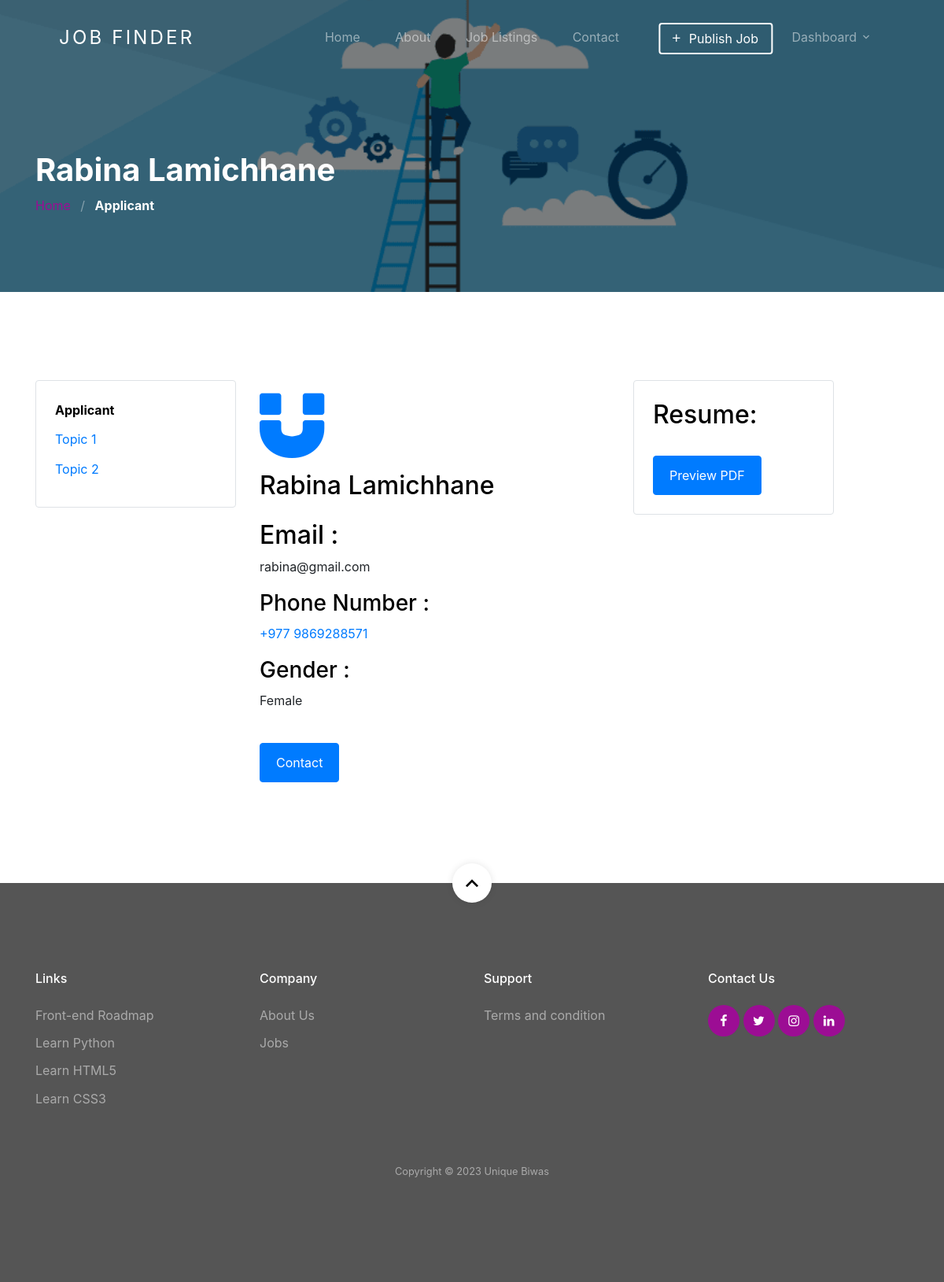
The page /dashboard/employer/applicant/5/ (signed in) on the database as committed earlier.
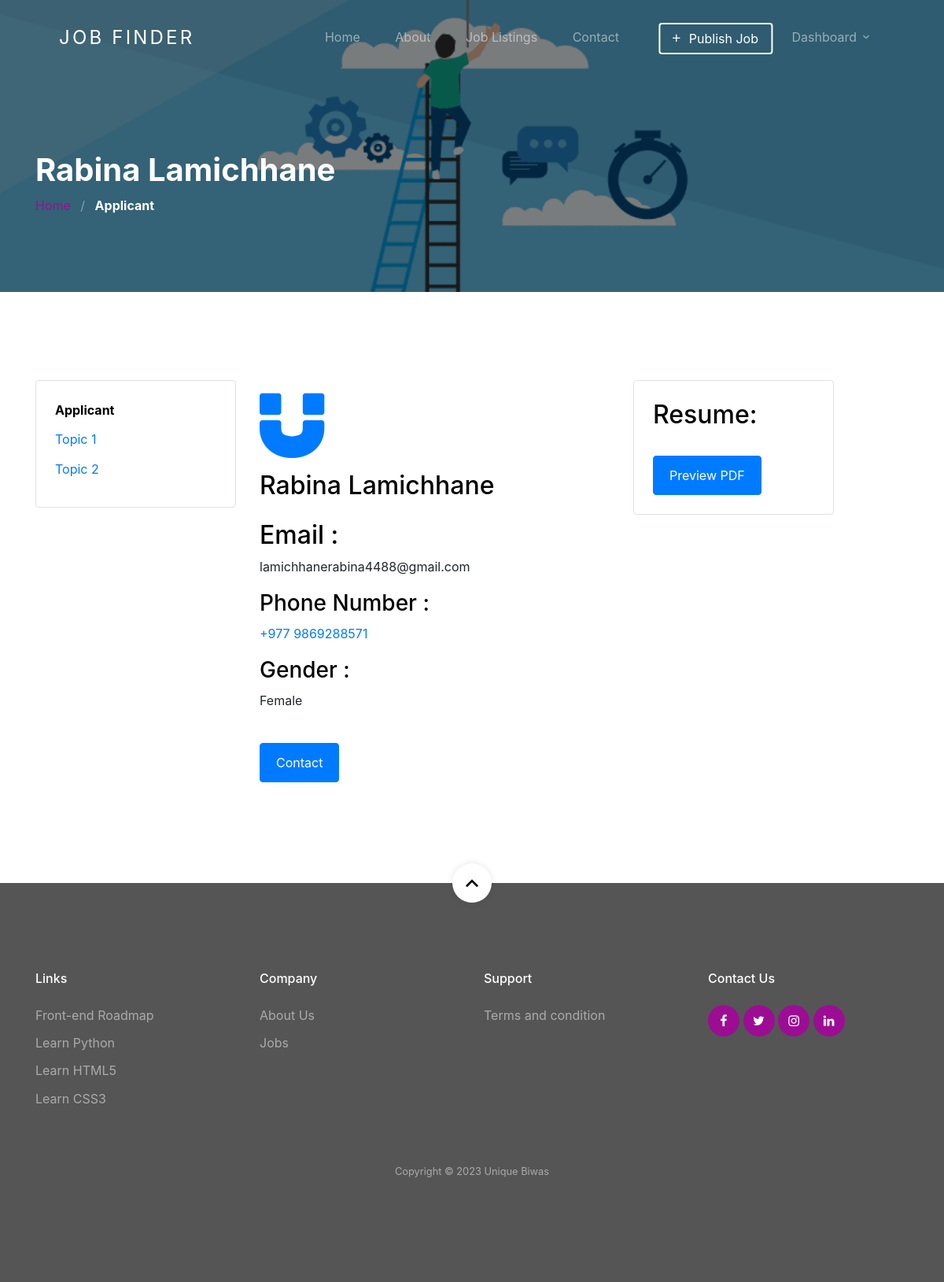
The same page on the database as committed later.
### account/models.py (models this page shows, shortened)
class User(AbstractUser):
    username = None
    email = models.EmailField(unique=True, blank=False,
                              error_messages={
                                  'unique': "A user with that email already exists.",
                              })
    role = models.CharField(choices=ROLE,  max_length=10)
    gender = models.CharField(choices=JOB_TYPE, max_length=1)
    phone_number = models.CharField(max_length=10, null=True, blank=True)  # Store phone number as a string
    pdf_document = models.FileField(upload_to='pdf_documents/')
    USERNAME_FIELD = "email"
    REQUIRED_FIELDS = []
    def get_full_name(self):
        return self.first_name+ ' ' + self.last_name
    objects = CustomUserManager()

### jobapp/permission.py (the view)
    def wrap(request, *args, **kwargs):
        if request.user.role == 'employer':
            return function(request, *args, **kwargs)
        else:
            raise PermissionDenied

### jobapp/permission.py (called while the page is built)
def user_is_employer(function):
    def wrap(request, *args, **kwargs):
        if request.user.role == 'employer':
            return function(request, *args, **kwargs)
        else:
            raise PermissionDenied
    return wrap

### jobapp/views.py (called while the page is built)
@login_required(login_url=reverse_lazy('account:login'))
@user_is_employer
def applicant_details_view(request, id):
    applicant = get_object_or_404(User, id=id)
    context = {
        'applicant': applicant
    }
    return render(request, 'jobapp/applicant-details.html', context)

### template/jobapp/applicant-details.html
{% extends 'base.html' %}
{% load static %}
{% block content %}
    <section class="section-hero overlay inner-page bg-image" style="background-image: url('{% static 'images/bgrr.jpg' %}');" id="home-section">
      <div class="container">
        <div class="row">
          <div class="col-md-7">
            <h1 class="text-white font-weight-bold">{{ applicant.get_full_name }}</h1>
            <div class="custom-breadcrumbs">
              <a href="{% url 'jobapp:home' %}">Home</a> <span class="mx-2 slash">/</span>
              <span class="text-white"><strong>Applicant</strong></span>
            </div>
          </div>
        </div>
      </div>
    </section>
    <section class="site-section block__18514" id="next-section">
      <div class="container">
        <div class="row">
          <div class="col-lg-3">
            <div class="border p-4 rounded">
              <ul class="list-unstyled block__47528 mb-0">
                <li><span class="active">Applicant</span></li>
                <li><a href="#">Topic 1</a></li>
                <li><a href="#">Topic 2</a></li>
              </ul>
            </div>
          </div>
          <div class="col-lg-5">
            <span class="text-primary d-block mb-6"><span class="icon-magnet display-1"></span></span>
            <h2 class="mb-4">{{ applicant.get_full_name }}</h2>
            <p><h2>Email :</h2>{{ applicant.email }}</p>
            <p><h3>Phone Number :</h3><a href="tel:+977{{ applicant.phone_number }}">+977 {{ applicant.phone_number }}</a></p>
            <p><h3>Gender :</h3>
                {% if applicant.gender == 'M' %}
                    Male
                {% else %}
                    Female
                {% endif %}
            </p>
            <p><a href="mailto:{{ applicant.email }}" class="btn btn-primary btn-md mt-4">Contact</a></p>
          </div>
          <div class="col-lg-3">
            <div class="border p-4 rounded">
                <h2>Resume:</h2>
                {% if applicant.pdf_document %}
              <a href="{{ applicant.pdf_document.url }}" target="_blank" class="btn btn-primary btn-md mt-4">Preview PDF</a>
              {% else %}
              No PDF Available
              {% endif %}
            </div>
          </div>
        </div>
      </div>
    </section>
{% endblock %}

### template/base.html (shortened to what this page needs)
<!DOCTYPE html>
<html>
      {% include 'head.html' %}
      <body id="top">
            {% include 'header.html' %}
            {% block content %}{% endblock %}
            {% include 'footer.html' %}
      </body>
</html>

### template/head.html (shortened to what this page needs)
{% load static %}
<head>
    <link rel="stylesheet" href="{% static 'css/custom-bs.css' %}">
    <link rel="stylesheet" href="{% static 'css/jquery.fancybox.min.css' %}">
    <link rel="stylesheet" href="{% static 'css/bootstrap-select.min.css' %}">
    <link rel="stylesheet" href="{% static 'fonts/icomoon/style.css' %}">
    <link rel="stylesheet" href="{% static 'fonts/line-icons/style.css' %}">
    <link rel="stylesheet" href="{% static 'css/owl.carousel.min.css' %}">
    <link rel="stylesheet" href="{% static 'css/animate.min.css' %}">
    <link rel="stylesheet" href="{% static 'css/bootstrap-datepicker.css' %}">
    <link rel="stylesheet" href="https://maxcdn.bootstrapcdn.com/bootstrap/4.5.2/css/bootstrap.min.css">
    <link rel="stylesheet" href="{% static 'css/style.css' %}">
</head>

### template/header.html (shortened to what this page needs)
<div class="site-wrap">
  <header class="site-navbar mt-3">
    <div class="container-fluid">
      <div class="row align-items-center">
        <div class="site-logo col-6"><a href="{% url 'jobapp:home' %}">Job Finder</a></div>
        <nav class="mx-auto site-navigation">
          <ul class="site-menu js-clone-nav d-none d-xl-block ml-0 pl-0">
            <li><a href="{% url 'jobapp:home' %}" class="nav-link">Home</a></li>
            <li><a href="{% url 'jobapp:about_us' %}">About</a></li>
            <li><a href="{% url 'jobapp:job-list' %}">Job Listings</a></li>
            <li><a href="{% url 'jobapp:contact_us' %}">Contact</a></li>
          </ul>
        </nav>
        <div class="right-cta-menu text-right d-flex aligin-items-center col-6">
          <div class="ml-auto">
            <div class="site-navigation fix">
              <ul class="site-menu js-clone-nav d-none d-xl-block ml-0 pl-0">
                {% if user.is_authenticated and user.role == 'employer'  %}
                <a href="{% url 'jobapp:create-job' %}"
                  class="js-clone-nav pr-3 btn btn-outline-white border-width-2 d-none d-lg-inline-block"><span
                    class="mr-2 icon-add"></span>Publish Job</a>
                    <li class="pr-3 has-children">
                      <a>Dashboard</a>
                    </li>
                {% endif %}
              </ul>
            </div>
      </div>
    </div>
  </header>

### template/footer.html (shortened to what this page needs)
    <footer class="site-footer">
      <a href="#top" class="smoothscroll scroll-top">
        <span class="icon-keyboard_arrow_up"></span>
      </a>
      <div class="container">
        <div class="row mb-5">
          <div class="col-6 col-md-3 mb-4 mb-md-0">
            <h3>Links</h3>
            <ul class="list-unstyled">
              <li><a href="https://roadmap.sh/frontend">Front-end Roadmap</a></li>
              <li><a href="https://www.python.org/">Learn Python</a></li>
              <li><a href="https://html.com/html5/">Learn HTML5</a></li>
              <li><a href="https://www.tutorialrepublic.com/css-tutorial/">Learn CSS3</a></li>
            </ul>
          </div>
          <div class="col-6 col-md-3 mb-4 mb-md-0">
            <h3>Company</h3>
            <ul class="list-unstyled">
              <li><a href="{% url 'jobapp:about_us' %}">About Us</a></li>
              <li><a href="{% url 'jobapp:job-list' %}">Jobs</a></li>
            </ul>
          </div>
          <div class="col-6 col-md-3 mb-4 mb-md-0">
            <h3>Support</h3>
            <ul class="list-unstyled">
              <li><a href="{% url 'jobapp:terms-condition' %}">Terms and condition</a></li>
            </ul>
          </div>
          <div class="col-6 col-md-3 mb-4 mb-md-0">
            <h3>Contact Us</h3>
            <div class="footer-social">
              <a href="https://www.facebook.com/unique.biwas.7/"><span class="icon-facebook"></span></a>
              <a href="https://twitter.com/BiwasUnique"><span class="icon-twitter"></span></a>
              <a href="https://www.instagram.com/unique_biwas/"><span class="icon-instagram"></span></a>
              <a href="https://www.linkedin.com/in/biwas-pudasaini-191435216/"><span class="icon-linkedin"></span></a>
            </div>
          </div>
        </div>
        <div class="row text-center">
          <div class="col-12">
            <p class="copyright"><small>
              Copyright &copy; <a>
                 Unique Biwas
                </div>
          </div>
        </div>
      </div>

### template/scripts.html (shortened to what this page needs)
{% load static %}

Rows that differ between the two databases and show on the page:
changed User "Rabina Lamichhane": email "rabina@gmail.com" → "lamichhanerabina4488@gmail.com"
